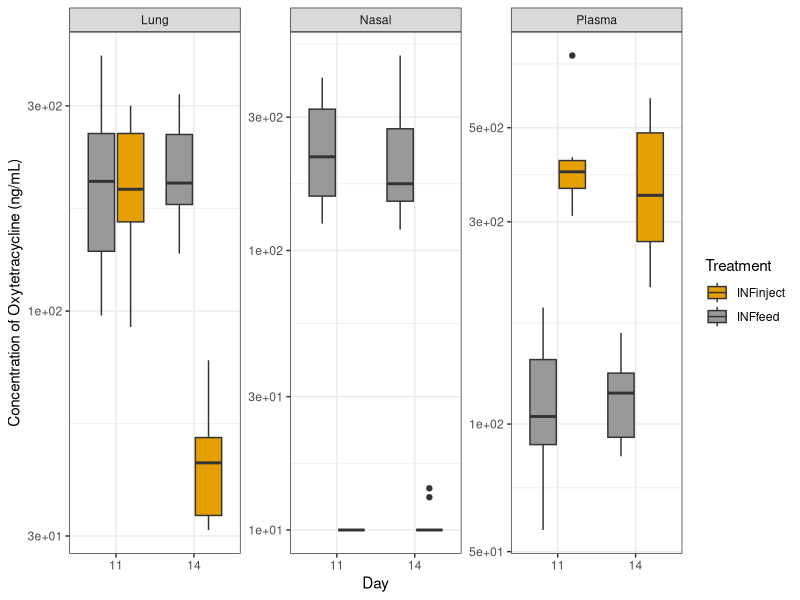
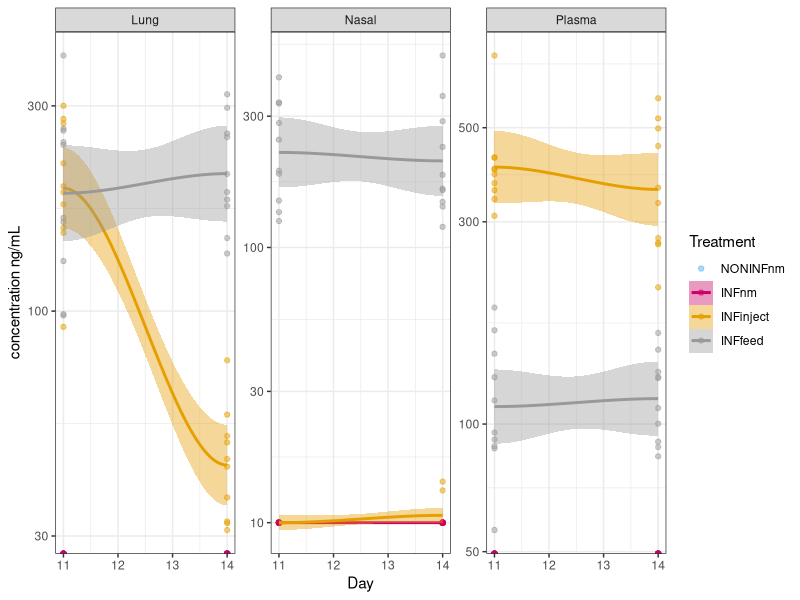
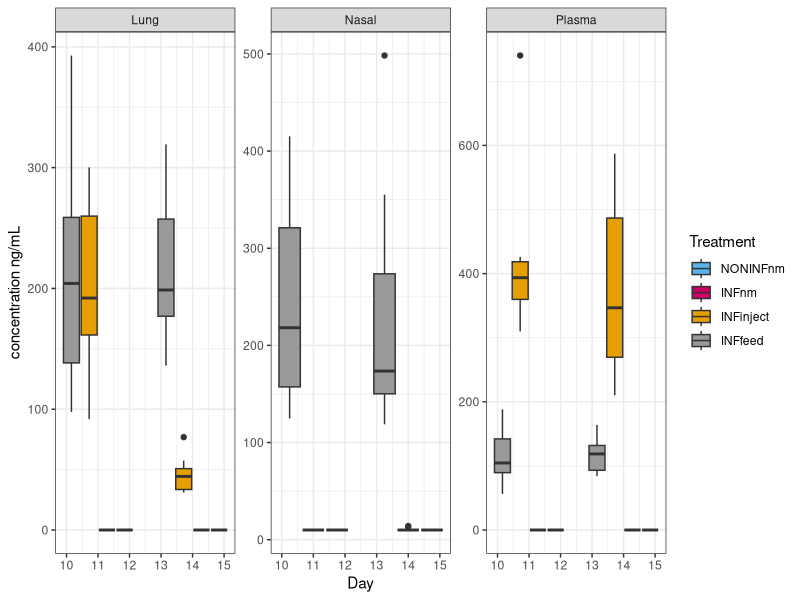
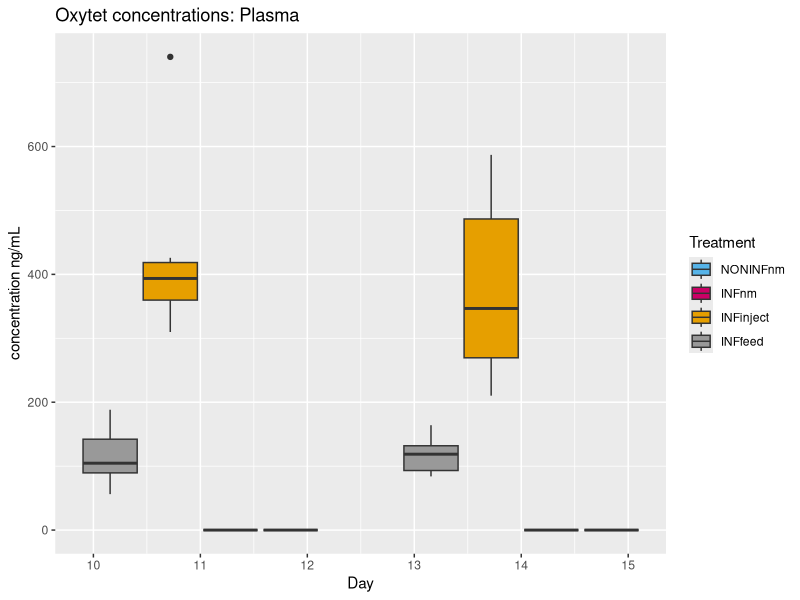
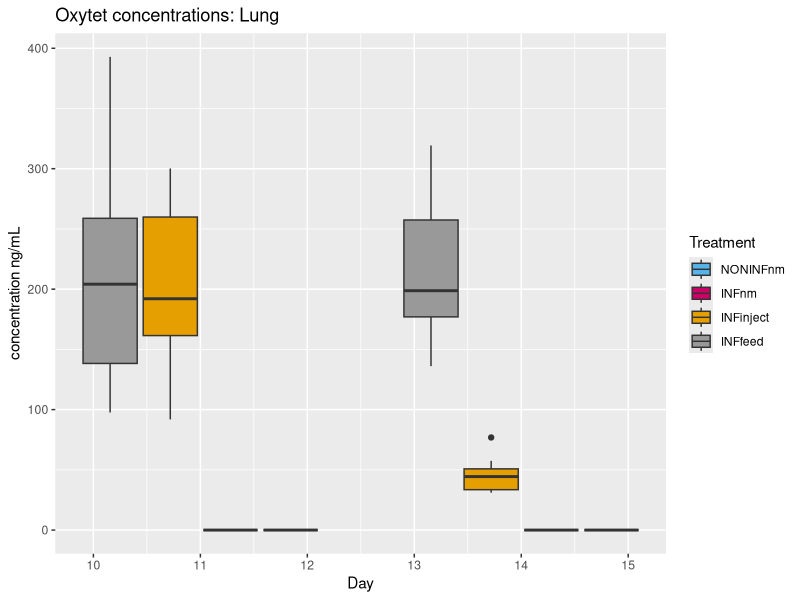
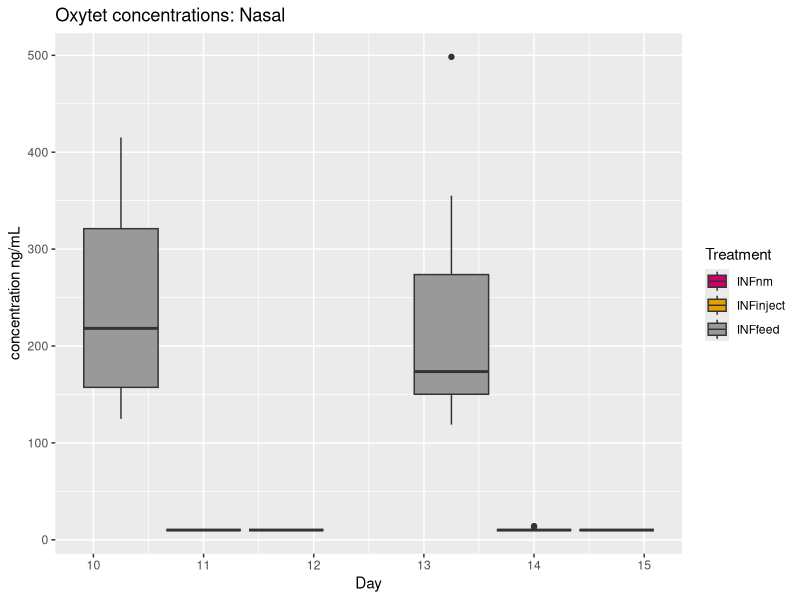
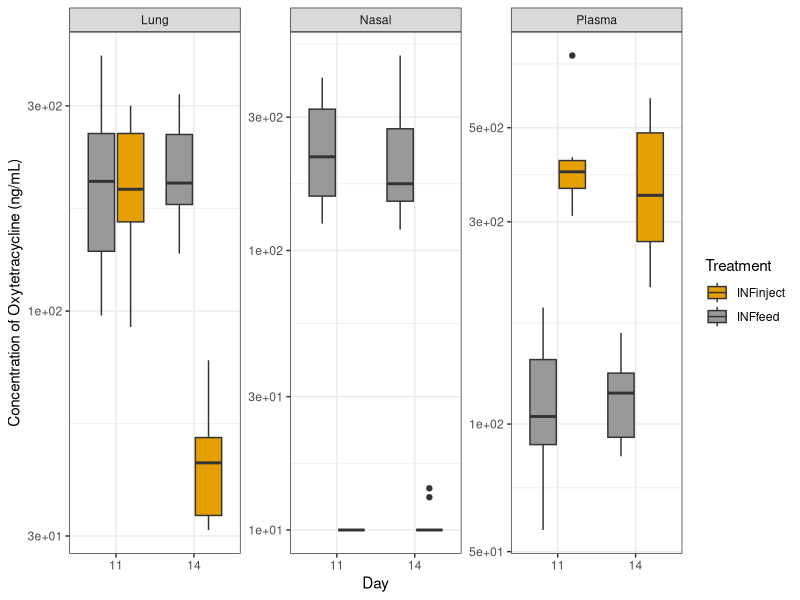

Recreate these plots in R, in order. (Note: this script raises an error after producing the figures.)
#####################################################################################################
#FS9 Antibiotic concentration, weight, average daily gain, Bordetella bronchiseptica and Pasteurella multocida colonization
#Kathy Mou

#Purpose: This code graphs concentration of oxytetracycline of each tissue for each group and also relative to weight; ADG, B. bronchiseptica and
#P. multocida colonization in each tissue
#This was taken from Jules' code (FS1_ABX_conc.R) with some modifications to fit FS9 dataset.

#Load library packages
library(tidyverse)
library(reshape2)
library(ggplot2)
library(cowplot)

sessionInfo()
#R version 4.0.2 (2020-06-22)

########################################################################################################

#Import file
tis <- read.csv('./data/FS9_WeightOxytet.csv', stringsAsFactors = FALSE)  # reads in data, already cleaned a little

#Organize "tis" file
tis$Day <- as.numeric(gsub('D', '', tis$Day))             # replaces the 'D' in the time column with '' (nothing)
tis.melt <- melt(tis, id.vars = c(1:4), measure.vars = c(5:7))          # converts to long dataframe format for easy plotting
tis.melt                                                                # just checking on the new long dataframe
tis.melt$value <- gsub('NF', 0, tis.melt$value)         # replaces 'NF' with 0
tis.melt$value <- as.numeric(tis.melt$value)            # forces the value column to be numeric 
tis.melt <- na.exclude(tis.melt)                                        # removes NAs which were introduced in the previous line
tis.melt$DayXTreatment <- paste(tis.melt$Day, tis.melt$Treatment, sep = '_') # creates a 'DayXTreatment column', it's just the 'Day' and 'Treatment' columns pasted together
tis.melt$Day <- factor(tis.melt$Day)                                     # makes the 'Day' column a factor (this means it is categorical data, not continuous data)
tis.melt$Tissue <- ifelse(tis.melt$variable == 'PlasmaOxytet', 'Plasma', 
                          ifelse(tis.melt$variable == 'LungOyxtet', 'Lung',
                                 ifelse(tis.melt$variable == 'NasalOxytet', 'Nasal', NA)))   #Replace original names in 'variable' column with with new names
unique(tis.melt$Treatment)
tis.melt$Treatment <- factor(tis.melt$Treatment, levels = c('NONINFnm', 'INFnm', 'INFinject', 'INFfeed'))

#Oxytetracycline concentration in two groups in all tissue samples
fig2 <- tis.melt %>% filter(Treatment %in% c('INFinject', 'INFfeed')) %>%
  ggplot(aes(x=Day, y=value, group=DayXTreatment, fill=Treatment)) +
  geom_boxplot() +
  ylab('Concentration of Oxytetracycline (ng/mL)') + xlab('Day') + scale_y_log10(labels=scales::scientific) +
  facet_wrap(~Tissue, scales = 'free')+
  theme_bw() + scale_fill_manual(values = c('#E69F00', '#999999'))
fig2
ggsave(fig2,
       filename = './figure2.jpeg',
       width = 180,
       height = 120,
       device = 'jpeg',
       dpi = 300,
       units = 'mm')

class(tis.melt$Day)
tis.melt$Day <- as.numeric(as.character(tis.melt$Day))
tis.melt$Weight <- as.numeric(as.character(tis.melt$Weight))

#Oxytet concentration in all four groups, all tissues
tis.melt %>% 
  ggplot(aes(x=Day, y=value, fill=Treatment, color=Treatment)) +
  geom_point(shape=21, alpha=.5) + geom_smooth() +
  ylab('concentration ng/mL') + scale_y_log10() +
  facet_wrap(~Tissue, scales = 'free')+
  theme_bw() + scale_fill_manual(values = c(INFinject='#E69F00', INFnm='#CC0066', NONINFnm='#56B4E9', INFfeed='#999999'))+
  scale_color_manual(values = c(INFinject='#E69F00', INFnm='#CC0066', NONINFnm='#56B4E9', INFfeed='#999999')) 

#BW plot of oxytet concentration, all four groups, all tissues
tis.melt %>% 
  ggplot(aes(x=Day, y=value, group=DayXTreatment, fill=Treatment)) +
  geom_boxplot() +
  ylab('concentration ng/mL') +
  facet_wrap(~Tissue, scales = 'free')+
  scale_fill_manual(values = c(INFinject='#E69F00', INFnm='#CC0066', NONINFnm='#56B4E9', INFfeed='#999999')) +
  theme_bw()

#Plasma oxytetracycline only
tis.melt %>% filter(Tissue == 'Plasma') %>%
  ggplot(aes(x=Day, y=value, group=DayXTreatment, fill=Treatment)) +
  scale_fill_manual(values = c(INFinject='#E69F00', INFnm='#CC0066', NONINFnm='#56B4E9', INFfeed='#999999')) +
  geom_boxplot() + ylab('concentration ng/mL') + ggtitle('Oxytet concentrations: Plasma')

#Lung oxytetracycline only
tis.melt %>% filter(Tissue == 'Lung') %>%
  ggplot(aes(x=Day, y=value, group=DayXTreatment, fill=Treatment)) +
  scale_fill_manual(values = c(INFinject='#E69F00', INFnm='#CC0066', NONINFnm='#56B4E9', INFfeed='#999999')) +
  geom_boxplot() + ylab('concentration ng/mL') + ggtitle('Oxytet concentrations: Lung')

#Nasal oxytetracycline only
tis.melt %>% filter(Tissue == 'Nasal') %>%
  ggplot(aes(x=Day, y=value, group=DayXTreatment, fill=Treatment)) +
  scale_fill_manual(values = c(INFinject='#E69F00', INFnm='#CC0066', NONINFnm='#56B4E9', INFfeed='#999999')) +
  geom_boxplot() + ylab('concentration ng/mL') + ggtitle('Oxytet concentrations: Nasal')


tis.melt$group <- paste(tis.melt$Pig, tis.melt$Day, tis.melt$Tissue, sep = '_')
Lung.abx <- tis.melt %>% filter(Tissue == 'Lung') #subset lung data
tmp <- tis.melt %>% group_by(Day, Tissue, Treatment) %>% summarise(mean=mean(value), 
                                                                   n=n(), 
                                                                   sd=sd(value), 
                                                                   se=sd/n) %>% write_csv('./results/mean_abx_conc.csv')

#Concentration of oxytetracycline relative to weight, plasma, day 4
fig1_d4 <- tis.melt %>% 
  filter(Day==4) %>%
  filter(Tissue=="Plasma") %>% 
  ggplot(aes(x=Weight, y=value, color=Treatment)) +
  scale_color_manual(values = c(INFinject='#E69F00', INFnm='#CC0066', NONINFnm='#56B4E9', INFfeed='#999999')) +
  geom_smooth(method = 'lm') + geom_point() + theme_bw() +ylab('Concentration of Oxytetracycline (ng/mL)') + xlab("Weight (kg)")
fig1_d4

#Concentration of oxytetracycline relative to weight, plasma, day 7
fig1_d7 <- tis.melt %>% 
  filter(Day==7) %>%
  filter(Tissue=="Plasma") %>% 
  ggplot(aes(x=Weight, y=value, color=Treatment)) +
  scale_color_manual(values = c(INFinject='#E69F00', INFnm='#CC0066', NONINFnm='#56B4E9', INFfeed='#999999')) +
  geom_smooth(method = 'lm') + geom_point() + theme_bw() +ylab('Concentration of Oxytetracycline (ng/mL)') + xlab("Weight (kg)")
fig1_d7

#Combine figures
fig1_plasma <- plot_grid(fig1_d4, fig1_d7, labels = c('A', 'B'), label_size = 12)

#Save combined figure
ggsave(fig1_plasma,
       filename = './results/figure1_plasma.jpeg',
       width = 180,
       height = 120,
       device = 'jpeg',
       dpi = 300,
       units = 'mm')



#Concentration of oxytetracycline relative to weight, lung, day 4
fig1_d4_lung <- tis.melt %>% 
  filter(Day==4) %>%
  filter(Tissue=="Lung") %>% 
  ggplot(aes(x=Weight, y=value, color=Treatment)) +
  scale_color_manual(values = c(INFinject='#E69F00', INFnm='#CC0066', NONINFnm='#56B4E9', INFfeed='#999999')) +
  geom_smooth(method = 'lm') + geom_point() + theme_bw() +ylab('Concentration of Oxytetracycline (ng/mL)') + xlab("Weight (kg)")
fig1_d4_lung

#Concentration of oxytetracycline relative to weight, lung, day 7
fig1_d7_lung <- tis.melt %>% 
  filter(Day==7) %>%
  filter(Tissue=="Lung") %>% 
  ggplot(aes(x=Weight, y=value, color=Treatment)) +
  scale_color_manual(values = c(INFinject='#E69F00', INFnm='#CC0066', NONINFnm='#56B4E9', INFfeed='#999999')) +
  geom_smooth(method = 'lm') + geom_point() + theme_bw() +ylab('Concentration of Oxytetracycline (ng/mL)') + xlab("Weight (kg)")
fig1_d7_lung

#Combine figures
fig1_lung <- plot_grid(fig1_d4_lung, fig1_d7_lung, labels = c('A', 'B'), label_size = 12)
fig1_lung

#Save combined figure
ggsave(fig1_lung,
       filename = './results/figure1_lung.jpeg',
       width = 180,
       height = 120,
       device = 'jpeg',
       dpi = 300,
       units = 'mm')


#Concentration of oxytetracycline relative to weight, nasal, day 4
fig1_d4_nasal <- tis.melt %>% 
  filter(Day==4) %>%
  filter(Tissue=="Nasal") %>% 
  ggplot(aes(x=Weight, y=value, color=Treatment)) +
  scale_color_manual(values = c(INFinject='#E69F00', INFnm='#CC0066', NONINFnm='#56B4E9', INFfeed='#999999')) +
  geom_smooth(method = 'lm') + geom_point() + theme_bw() +ylab('Concentration of Oxytetracycline (ng/mL)') + xlab("Weight (kg)")
fig1_d4_nasal

#Concentration of oxytetracycline relative to weight, nasal, day 7
fig1_d7_nasal <- tis.melt %>% 
  filter(Day==7) %>%
  filter(Tissue=="Nasal") %>% 
  ggplot(aes(x=Weight, y=value, color=Treatment)) +
  scale_color_manual(values = c(INFinject='#E69F00', INFnm='#CC0066', NONINFnm='#56B4E9', INFfeed='#999999')) +
  geom_smooth(method = 'lm') + geom_point() + theme_bw() +ylab('Concentration of Oxytetracycline (ng/mL)') + xlab("Weight (kg)")
fig1_d7_nasal

#Combine figures
fig1_nasal <- plot_grid(fig1_d4_nasal, fig1_d7_nasal, labels = c('A', 'B'), label_size = 12)
fig1_nasal

#Save combined figure
ggsave(fig1_nasal,
       filename = './results/figure1_nasal.jpeg',
       width = 180,
       height = 120,
       device = 'jpeg',
       dpi = 300,
       units = 'mm')

########################################################################################################
#Colonization

#Import file
bb <- read.csv('./data/FS9_Bordetella_bronchiseptica_colonization.csv', stringsAsFactors = FALSE)  # reads in data, already cleaned a little
pm <- read.csv('./data/FS9_Pasteurella_multocida_colonization.csv', stringsAsFactors = FALSE)





########################################################################################################
#ADG

#Import file

adg <- read.csv('./data/FS9_AverageDailyGain.csv', stringsAsFactors = FALSE)
